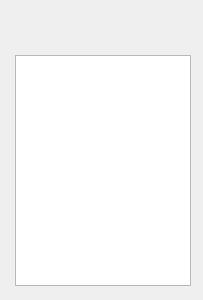
<?xml version="1.0" encoding="UTF-8"?>
<ui version="4.0">
 <class>displayVenues</class>
 <widget class="QDialog" name="displayVenues">
  <property name="geometry">
   <rect>
    <x>0</x>
    <y>0</y>
    <width>203</width>
    <height>300</height>
   </rect>
  </property>
  <property name="windowTitle">
   <string>Dialog</string>
  </property>
  <widget class="QTableWidget" name="tblVenues">
   <property name="geometry">
    <rect>
     <x>15</x>
     <y>55</y>
     <width>176</width>
     <height>231</height>
    </rect>
   </property>
  </widget>
 </widget>
 <resources/>
 <connections/>
</ui>
